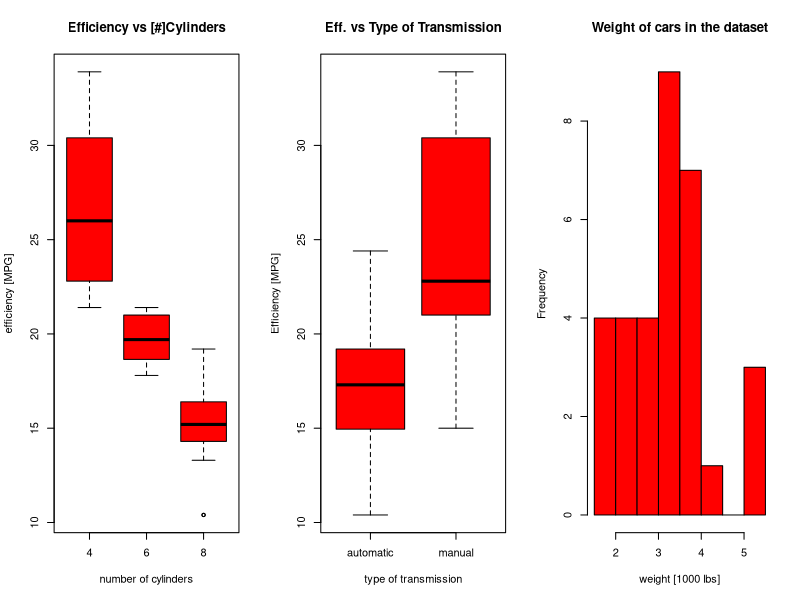
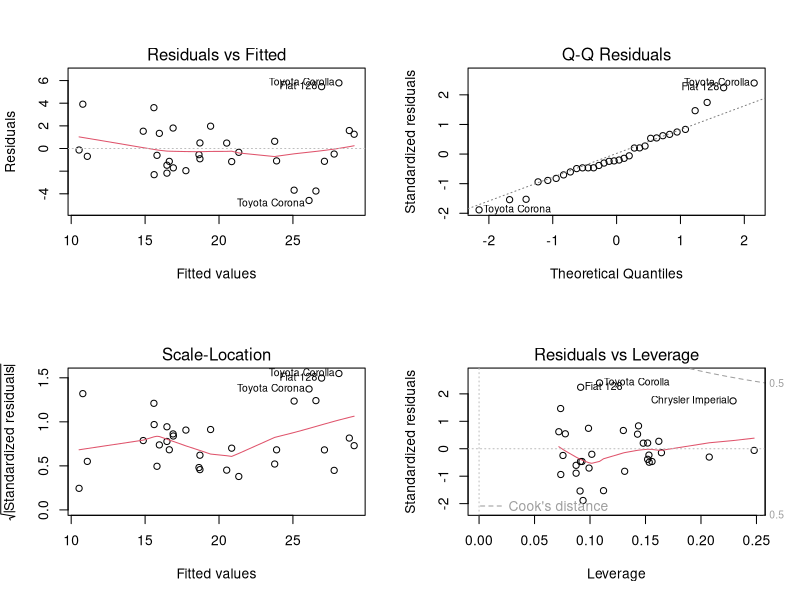
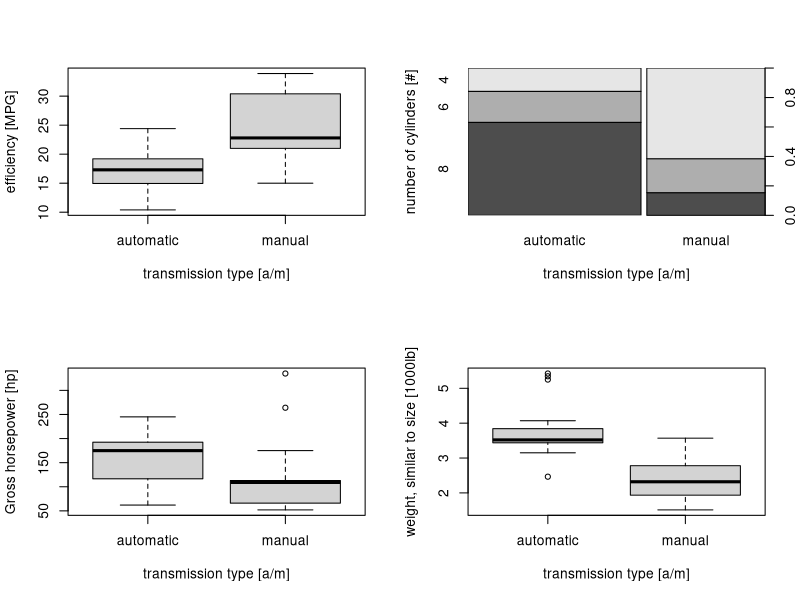

Write the R code that produced these figures, in order.
## ---- chunk 1
rm( list=ls() )
library(datasets)
data(mtcars)

mtcars$cyl  <- as.factor(mtcars$cyl)
mtcars$am[mtcars$am==0] <- "automatic"
mtcars$am[mtcars$am==1] <- "manual"
mtcars$am   <- factor(mtcars$am, levels=c("automatic","manual"))
mtcars$gear <- as.factor(mtcars$gear)
mtcars$carb <- as.factor(mtcars$carb)
## ---- chunk 2
par( mfrow = c(1,3))
boxplot( mpg ~ cyl, data=mtcars, col="red", main="Efficiency vs [#]Cylinders", 
         xlab="number of cylinders", ylab="efficiency [MPG]")
boxplot( mpg ~ am , data=mtcars, col="red", main="Eff. vs Type of Transmission", 
         xlab="type of transmission", ylab="Efficiency [MPG]")
hist( mtcars$wt, col="red", main="Weight of cars in the dataset", xlab="weight [1000 lbs]")
cat(paste(c("Figure 1, Exploratory data analysis: efficiency versus some characteristics ",
            "of the cars and weight distribution of cars in the dataset. The middle ",
            " box-plot shows that there may be a strong relation between car ",
            " transmission type and its efficiency.")))
## ---- chunk 3
fit1 <- lm( mpg ~ factor(cyl), data=mtcars)
fit2 <- update( fit1, mpg ~ factor(cyl) + wt, data=mtcars)
par(mfrow = c(2,2))
plot(fit2)
cat("Figure 2, Residual plot diagnostics of the BASE mode used during the analisys, $mpg = f(cyl,wt)$. The variability of the residual shows homocedasticity as shown by both plots in the left, the variance is constant and does not show any special tendency. The Cook's distance of the residuals shows that no point has a big leverage on the fit. And the normality of the data is acceptable, though the Normal Q-Q plot shows some lack of normality for extreme data points.")
## ---- chunk 4
par( mfrow = c(2,2))
plot( mtcars$am, mtcars$mpg,
      xlab="transmission type [a/m]", ylab="efficiency [MPG]")
plot( mtcars$am, mtcars$cyl,
      xlab="transmission type [a/m]", ylab="number of cylinders [#]")
plot( mtcars$am, mtcars$hp,
      xlab="transmission type [a/m]", ylab="Gross horsepower [hp]")
plot( mtcars$am, mtcars$wt,
      xlab="transmission type [a/m]", ylab="weight, similar to size [1000lb]")
cat("Figure 3, Additional exploratory analysis: our currently available data suffers from a fundamental flaw: most of the recorded automatic cars are of big size and horse power, while most of the recored manual cars are of small size and horse power.")
